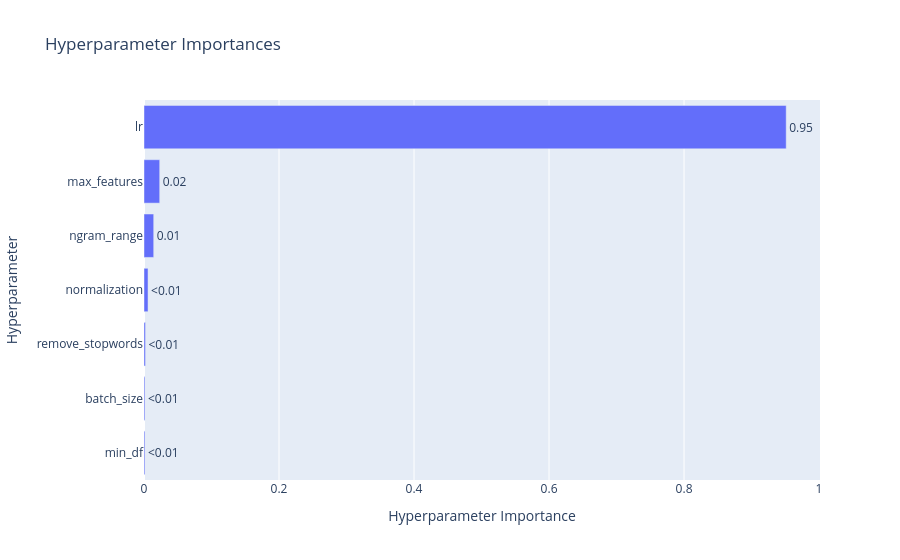
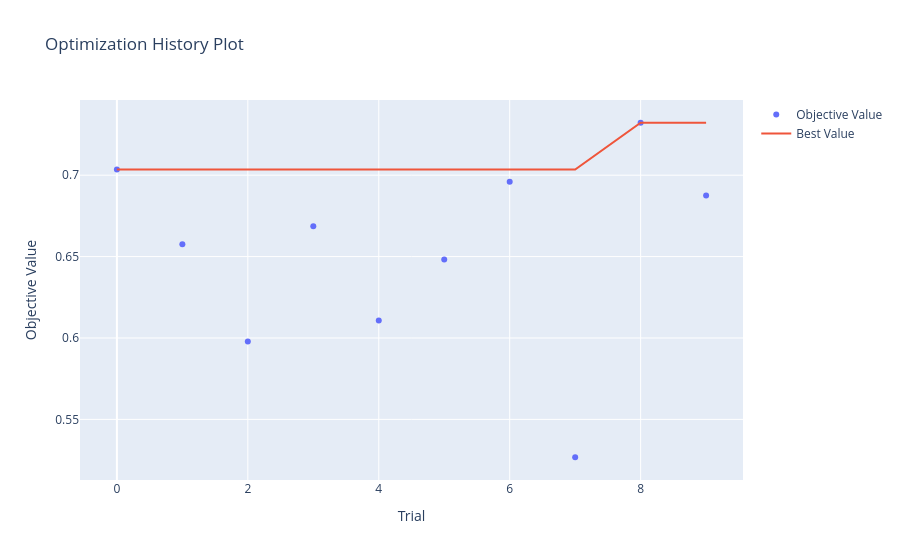

The code cell stored with these charts, in order, in its notebook:
### Markdown cell above
# Análisis de Hiperparámetros (Consigna 2)

### Code cell
import optuna.visualization as vis
from IPython.display import display

# Visualizamos la importancia de cada hiperparámetro
display(vis.plot_param_importances(study))
display(vis.plot_optimization_history(study))

### Figure 1 — Plotly figure (JSON) as saved in the notebook; plotly's stock layout.template omitted (floating-point values rounded to 4 significant figures)
{"data": [{"cliponaxis": false, "hovertemplate": ["min_df (CategoricalDistribution): 0.0014243311161035775<extra></extra>", "batch_size (CategoricalDistribution): 0.0014243311161035793<extra></extra>", "remove_stopwords (CategoricalDistribution): 0.0022122051418748765<extra></extra>", "normalization (CategoricalDistribution): 0.005987537618981505<extra></extra>", "ngram_range (CategoricalDistribution): 0.014366672518669191<extra></extra>", "max_features (CategoricalDistribution): 0.023252029068417997<extra></extra>", "lr (FloatDistribution): 0.9513328934198493<extra></extra>"], "name": "Objective Value", "orientation": "h", "text": ["<0.01", "<0.01", "<0.01", "<0.01", "0.01", "0.02", "0.95"], "textposition": "outside", "type": "bar", "x": [0.001424, 0.001424, 0.002212, 0.005988, 0.01437, 0.02325, 0.9513], "y": ["min_df", "batch_size", "remove_stopwords", "normalization", "ngram_range", "max_features", "lr"]}], "layout": {"title": {"text": "Hyperparameter Importances"}, "xaxis": {"title": {"text": "Hyperparameter Importance"}}, "yaxis": {"title": {"text": "Hyperparameter"}}}}

### Figure 2 — Plotly figure (JSON) as saved in the notebook; plotly's stock layout.template omitted (floating-point values rounded to 4 significant figures)
{"data": [{"mode": "markers", "name": "Objective Value", "type": "scatter", "x": [0, 1, 2, 3, 4, 5, 6, 7, 8, 9], "y": [0.7035, 0.6575, 0.5979, 0.6686, 0.6107, 0.6483, 0.696, 0.5267, 0.7322, 0.6876]}, {"mode": "lines", "name": "Best Value", "type": "scatter", "x": [0, 1, 2, 3, 4, 5, 6, 7, 8, 9], "y": [0.7035, 0.7035, 0.7035, 0.7035, 0.7035, 0.7035, 0.7035, 0.7035, 0.7322, 0.7322]}, {"marker": {"color": "#cccccc"}, "mode": "markers", "name": "Infeasible Trial", "showlegend": false, "type": "scatter", "x": [], "y": []}], "layout": {"title": {"text": "Optimization History Plot"}, "xaxis": {"title": {"text": "Trial"}}, "yaxis": {"title": {"text": "Objective Value"}}}}
